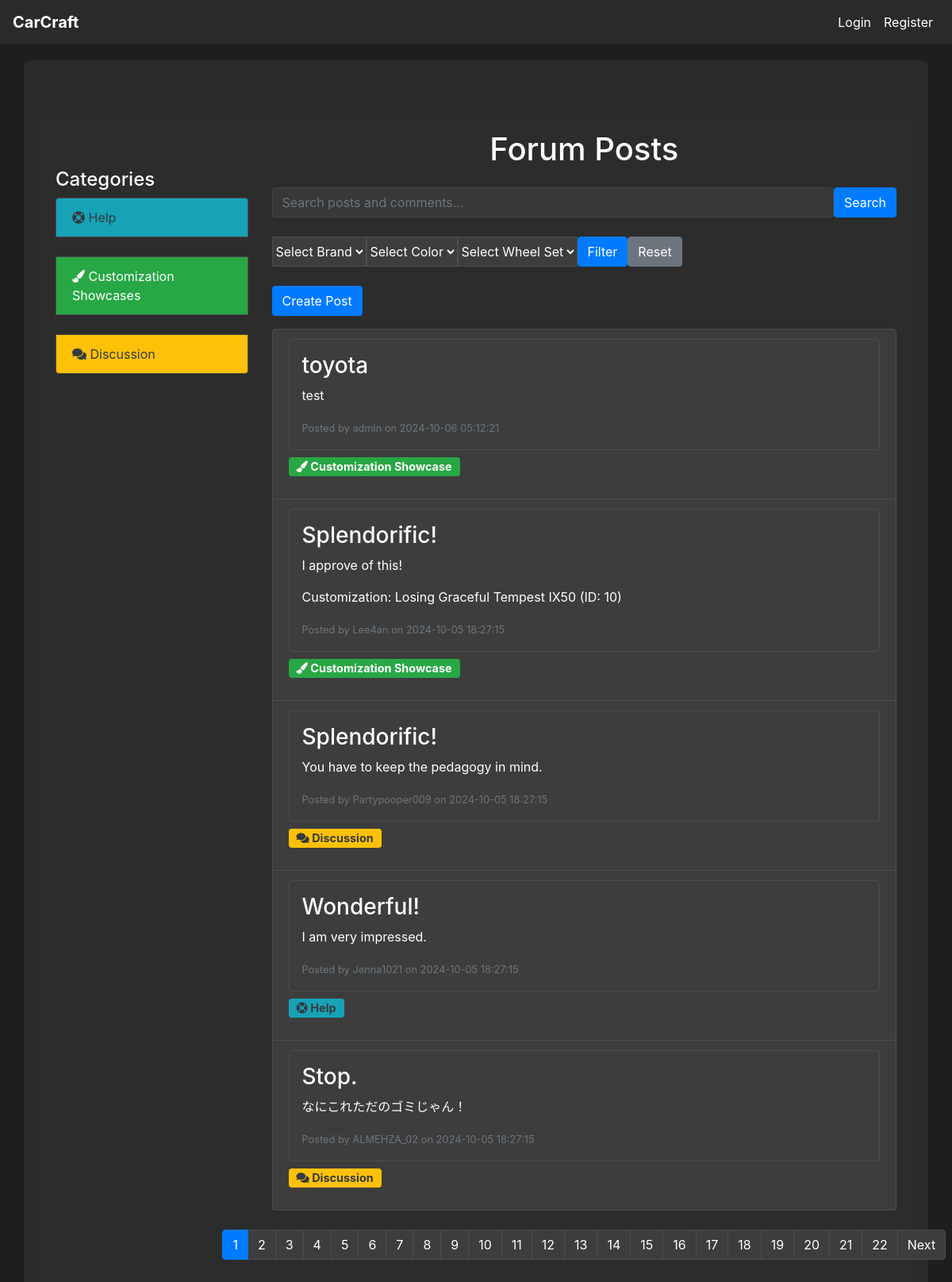
/forum, run on an earlier commit of the app's database.
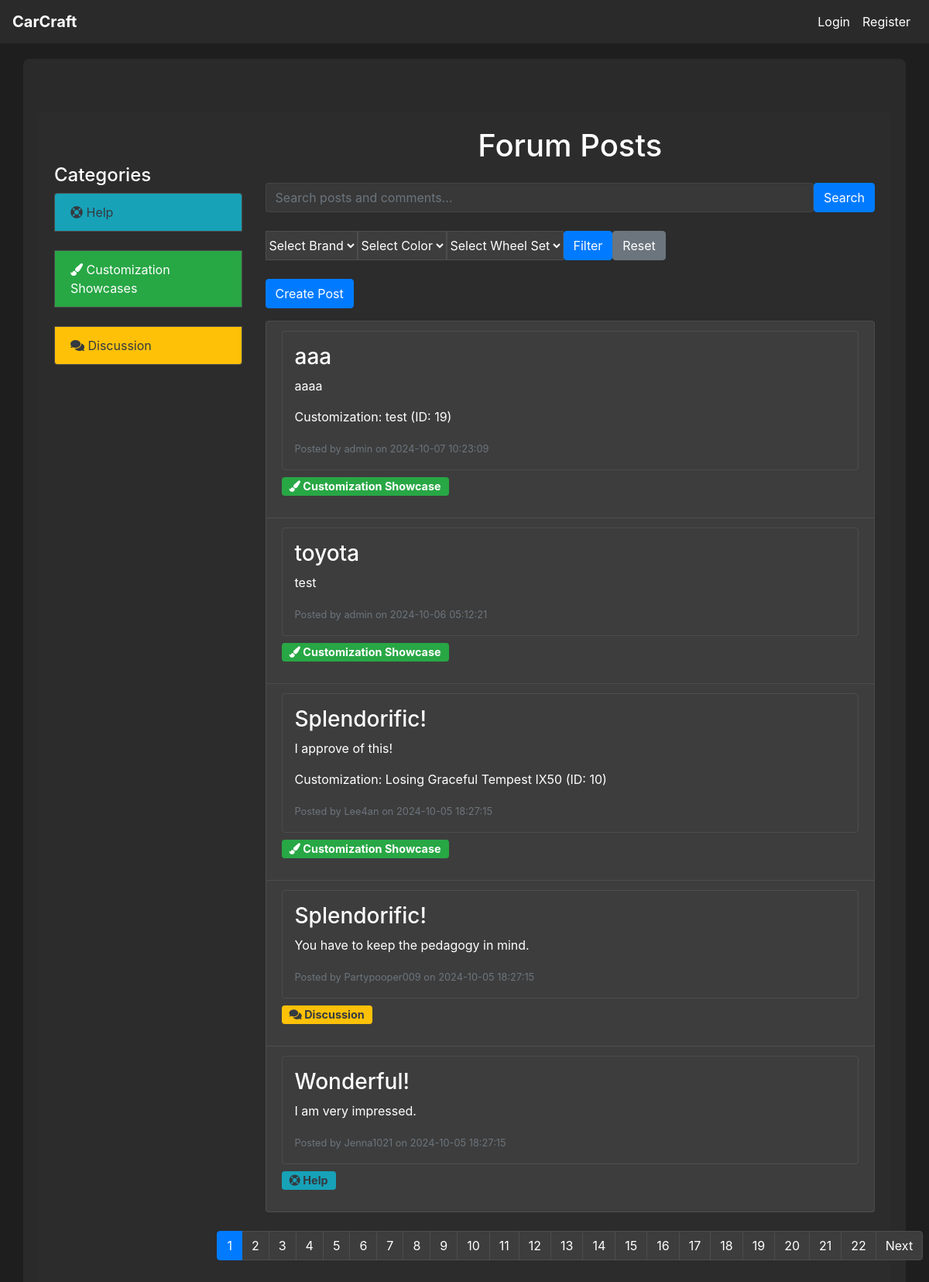
And on a later commit of the database.
### tables this page shows
CREATE TABLE post (
    post_id INTEGER PRIMARY KEY AUTOINCREMENT,
    customization_id INTEGER,
    user_id INTEGER NOT NULL,
    title VARCHAR(255) NOT NULL,
    description TEXT,
    category TEXT,
    created_at DATETIME DEFAULT CURRENT_TIMESTAMP,
    FOREIGN KEY (customization_id) REFERENCES customization(customization_id),
    FOREIGN KEY (user_id) REFERENCES user(user_id)
);

CREATE TABLE user (
    user_id INTEGER PRIMARY KEY AUTOINCREMENT,
    username VARCHAR(64) NOT NULL,
    email VARCHAR(100) NOT NULL,
    password_hash VARCHAR(255) NOT NULL,
    created_at DATETIME DEFAULT CURRENT_TIMESTAMP,
    admin INTEGER DEFAULT 0
);

CREATE TABLE customization (
    customization_id INTEGER PRIMARY KEY AUTOINCREMENT,
    customization_name VARCHAR(100) NOT NULL,
    user_id INTEGER NOT NULL,
    model_id INTEGER NOT NULL,
    color_id INTEGER NOT NULL,
    wheel_id INTEGER NOT NULL,
    created_at DATETIME DEFAULT CURRENT_TIMESTAMP,
    FOREIGN KEY (user_id) REFERENCES user(user_id),
    FOREIGN KEY (model_id) REFERENCES model(model_id),
    FOREIGN KEY (color_id) REFERENCES color(color_id),
    FOREIGN KEY (wheel_id) REFERENCES wheel_set(wheel_id)
);

### app.py (the view)
@app.route('/forum')
def forum():
    conn = get_db_connection()
    selected_brand_id = request.args.get('brand')
    selected_color_id = request.args.get('color')
    selected_wheel_id = request.args.get('wheel')
    page = request.args.get('page', 1, type=int)
    per_page = 5
    offset = (page - 1) * per_page
    query = '''
        SELECT p.post_id, p.title, p.description, p.created_at, p.user_id, u.username,
               c.customization_name AS customization_name, c.customization_id,
               p.category
        FROM post p
        JOIN user u ON p.user_id = u.user_id
        LEFT JOIN customization c ON p.customization_id = c.customization_id
        WHERE 1=1
    '''
    params = []
    if selected_brand_id:
        query += ' AND c.model_id IN (SELECT model_id FROM model WHERE brand_id = ?)'
        params.append(selected_brand_id)
    if selected_color_id:
        query += ' AND c.color_id = ?'
        params.append(selected_color_id)
    if selected_wheel_id:
        query += ' AND c.wheel_id = ?'
        params.append(selected_wheel_id)
    query += ' ORDER BY p.created_at DESC LIMIT ? OFFSET ?'
    params.append(per_page)
    params.append(offset)
    posts = conn.execute(query, params).fetchall()
    posts_with_comments = []
    for post in posts:
        comments = conn.execute('''
            SELECT c.comment_id, c.content, c.created_at, c.user_id, u.username
            FROM comment c
            JOIN user u ON c.user_id = u.user_id
            WHERE c.post_id = ?
            ORDER BY c.created_at DESC
        ''', (post['post_id'],)).fetchall()
        posts_with_comments.append({
            'post': post,
            'comments': comments
        })
    total_posts_query = '''
        SELECT COUNT(*) AS total FROM post p
        LEFT JOIN customization c ON p.customization_id = c.customization_id
        WHERE 1=1
    '''
    total_params = []
    if selected_brand_id:
        total_posts_query += ' AND c.model_id IN (SELECT model_id FROM model WHERE brand_id = ?)'
        total_params.append(selected_brand_id)
    if selected_color_id:
        total_posts_query += ' AND c.color_id = ?'
        total_params.append(selected_color_id)
    if selected_wheel_id:
        total_posts_query += ' AND c.wheel_id = ?'
        total_params.append(selected_wheel_id)
    total_posts = conn.execute(total_posts_query, total_params).fetchone()['total']
    total_pages = (total_posts + per_page - 1) // per_page  # Calculate total pages
    customizations = []
    if current_user.is_authenticated:
        customizations = conn.execute('SELECT customization_id, customization_name FROM customization WHERE user_id = ?', (current_user.id,)).fetchall()
    brands = conn.execute('SELECT * FROM brand').fetchall()
    colors = conn.execute('SELECT * FROM color').fetchall()
    wheels = conn.execute('SELECT * FROM wheel_set').fetchall()
    conn.close()
    brands = [dict(row) for row in brands]
    colors = [dict(row) for row in colors]
    wheels = [dict(row) for row in wheels]
    return render_template('forum.html',
                           posts_with_comments=posts_with_comments,
                           customizations=customizations,
                           brands=brands,
                           colors=colors,
                           wheels=wheels,
                           selected_brand_id=selected_brand_id,
                           selected_color_id=selected_color_id,
                           selected_wheel_id=selected_wheel_id,
                           page=page,
                           total_pages=total_pages)

### app.py (called while the page is built)
def get_db_connection():
    conn = sqlite3.connect(DATABASE)
    conn.row_factory = sqlite3.Row  # This enables column access by name: row['column_name']
    return conn

### templates/forum.html (shortened to what the changed rows need)
{% extends "base.html" %}
{% block content %}
<div class="container mt-5">
    <div class="row">
        <div class="col-md-9">
            <h1 class="text-center mb-4">Forum Posts</h1>
            {% if posts_with_comments %}
            <ul class="list-group">
                {% for item in posts_with_comments %}
                    <li class="list-group-item">
                        <a href="{{ url_for('view_post', post_id=item.post['post_id']) }}" class="text-decoration-none">
                            <div class="p-3 border rounded">
                                <h3>{{ item.post['title'] }}</h3>
                                <p>{{ item.post['description'] }}</p>
                                {% if item.post['customization_name'] %}
                                    <p class="mt-2">Customization: {{ item.post['customization_name'] }} (ID: {{ item.post['customization_id'] }})</p>
                                {% endif %}
                                <small class="text-muted">Posted by {{ item.post['username'] }} on {{ item.post['created_at'] }}</small>
                            </div>
                            <p class="mt-2">
                                {% if item.post['category'] == 'help' %}
                                    <span class="badge bg-info text-dark">
                                        <i class="fas fa-life-ring"></i> Help
                                    </span>
                                {% elif item.post['category'] == 'customization_showcase' %}
                                    <span class="badge bg-success">
                                        <i class="fas fa-paint-brush"></i> Customization Showcase
                                    </span>
                                {% elif item.post['category'] == 'discussion' %}
                                    <span class="badge bg-warning text-dark">
                                        <i class="fas fa-comments"></i> Discussion
                                    </span>
                                {% endif %}
                            </p>
                        </a>
                    </li>
                {% endfor %}
            </ul>
            {% else %}
                <p class="text-center">No posts available.</p>
            {% endif %}
        </div>
    </div>
</div>
{% endblock %}

What changed in the data, as far as the page shows it:
no longer on this page (row unchanged): post: post "Stop.", post.description "なにこれただのゴミじゃん！", post.created_at "2024-10-05 18:27:15", category "discussion" (drawn)
no longer on this page (row unchanged): user: post.username "ALMEHZA_02"
added post: post "aaa", post.description "aaaa", post.created_at "2024-10-07 10:23:09"
now on this page (row unchanged): customization: post.customization_name "test", post.customization_id "19"
Also different on the page:
new list line: "Customization: (ID: ) Posted by on Customization Showcase"
new list line: "admin"
list line gone: "Posted by on Discussion"
